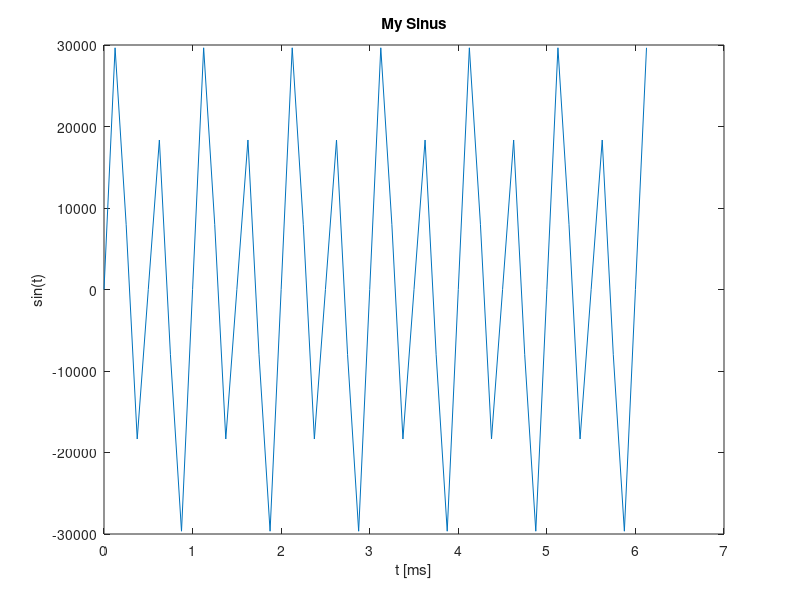

Here is the MATLAB script that generated this plot:
Fs = 8000; % Sampling frequency
 T = 1/Fs; % Sampling period
 L = 256; % Length of signal
 t = (0:L-1)*T; % Time vector
 mysin1 = 8000*sin(2*pi*1000*t); % Sine vector
 mysin2 = 24000*sin(2*pi*2000*t); % Sine vector
 mysin = mysin1+mysin2;
 plot(1000*t(1:50),mysin(1:50)) % Plot the first 50 samples
 title('My Sinus')
 xlabel('t [ms]')
 ylabel('sin(t)')